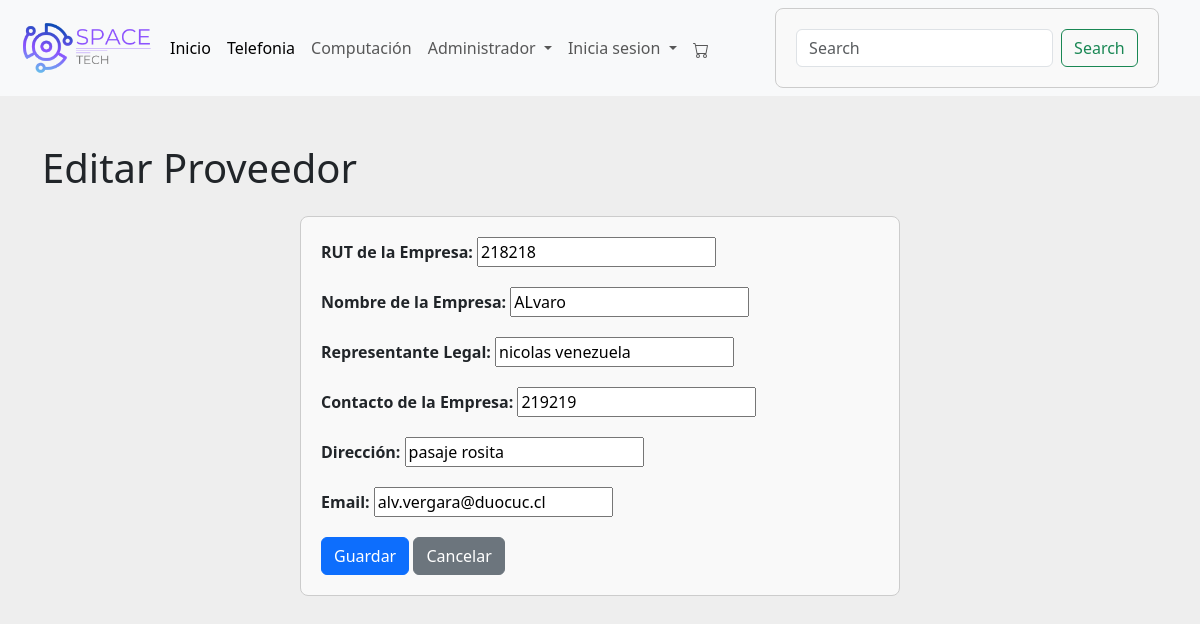
Page /proveedor/edit/11/ (signed in) on the committed database.
### menu/models.py (models this page shows, shortened)
class Proveedor(models.Model):
    id_proveedor = models.AutoField(primary_key=True, editable=False)
    rut_empresa = models.CharField(max_length=13, verbose_name='RUT de la Empresa')
    nombre_empresa = models.CharField(max_length=100, verbose_name='Nombre de la Empresa')
    representante_legal = models.CharField(max_length=100, verbose_name='Representante Legal', default="")
    contacto_empresa = models.CharField(max_length=50, verbose_name='Contacto de la Empresa')
    direccion_proveedor = models.CharField(max_length=255, verbose_name='Dirección', default="sin direccion")
    email_proveedor = models.EmailField(max_length=70, unique=True, null=True, blank=True)

### menu/views.py (the view)
# urls.py: path('proveedor/edit/<int:pk>/', proveedor_edit, name='proveedor_edit'),
@login_required
@user_passes_test(is_admin)
def proveedor_edit(request, pk):
    proveedor = get_object_or_404(Proveedor, pk=pk)
    if request.method == 'POST':
        form = ProveedorForm(request.POST, instance=proveedor)
        if form.is_valid():
            form.save()
            return redirect('proveedor_list')
    else:
        form = ProveedorForm(instance=proveedor)
    return render(request, 'proveedor_form.html', {'form': form})

### menu/forms.py
class ProveedorForm(forms.ModelForm):
    class Meta:
        model = Proveedor
        fields = ['rut_empresa', 'nombre_empresa', 'representante_legal', 'contacto_empresa', 'direccion_proveedor', 'email_proveedor']

### menu/context_processors.py (called while the page is built)
def carrito_items_count(request):
    if request.user.is_authenticated:
        try:
            carrito = Carrito.objects.get(usuario=request.user)
            count = CarritoItem.objects.filter(carrito=carrito).count()
        except Carrito.DoesNotExist:
            count = 0
    else:
        count = 0
    return {
        'carrito_items_count': count
    }

### menu/views.py (called while the page is built)
def is_admin(user):
    return user.is_authenticated and user.is_staff

### menu/templates/proveedor_form.html (shortened to what this page needs)
<!DOCTYPE html>
<html lang="es">
<head>
    {% load static %}
    <link href="https://cdn.jsdelivr.net/npm/bootstrap@5.3.0/dist/css/bootstrap.min.css" rel="stylesheet">
    <link rel="stylesheet" href="{% static 'css/listaP.css' %}">
</head>
<body>
    {% include "plantilla/menu.html" %}
    <div class="container mt-5">
        <h1 class="mb-4">{% if form.instance.pk %}Editar Proveedor{% else %}Agregar Proveedor{% endif %}</h1>
        <form method="post">
            <div class="form-group">
                <label for="id_rut_empresa">RUT de la Empresa:</label>
                {{ form.rut_empresa }}
            </div>
            <div class="form-group">
                <label for="id_nombre_empresa">Nombre de la Empresa:</label>
                {{ form.nombre_empresa }}
            </div>
            <div class="form-group">
                <label for="id_representante_legal">Representante Legal:</label>
                {{ form.representante_legal }}
            </div>
            <div class="form-group">
                <label for="id_contacto_empresa">Contacto de la Empresa:</label>
                {{ form.contacto_empresa }}
            </div>
            <div class="form-group">
                <label for="id_direccion_proveedor">Dirección:</label>
                {{ form.direccion_proveedor }}
            </div>
            <div class="form-group">
                <label for="id_email_proveedor">Email:</label>
                {{ form.email_proveedor }}
            </div>
            <button type="submit" class="btn btn-primary">Guardar</button>
            <a href="{% url 'proveedor_list' %}" class="btn btn-secondary">Cancelar</a>
        </form>
    </div>
</body>
</html>

### menu/templates/proveedor_form.html (style rules this page uses)
form { max-width: 600px; margin: 0 auto; padding: 20px; border: 1px solid #ccc; border-radius: 8px; background-color: #f9f9f9; }
.form-group { margin-bottom: 20px; }
label { font-weight: bold; }

### rows in the picture
Proveedor: rut_empresa "218218", nombre_empresa "ALvaro", representante_legal "nicolas venezuela", contacto_empresa "219219", direccion_proveedor "pasaje rosita", email_proveedor "alv.vergara@duocuc.cl"
